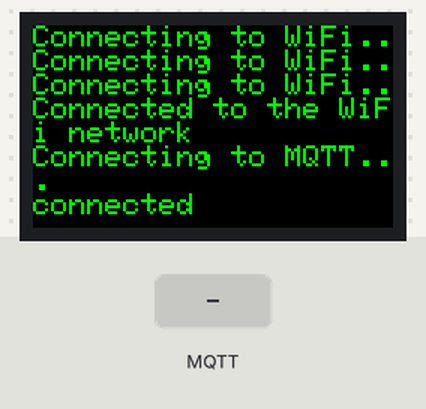
Bench run of a sketch on a simulated ESP32. On the bench: 240×135 colour display. The test bench sets the inputs (shaded band). WiFi joins after 1.5 s; servers stay silent unless stated; no MQTT or app messages arrive unless stated; what the sketch prints to the serial monitor is not drawn.

Above: at 2.9 s.
3.0 s: MQTT message "6500" arrives on the first subscribed topic
At 4.2 s:
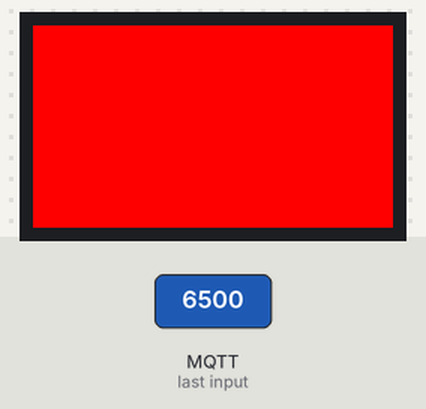
4.5 s: MQTT message "3500" arrives on the first subscribed topic
At 5.3 s:
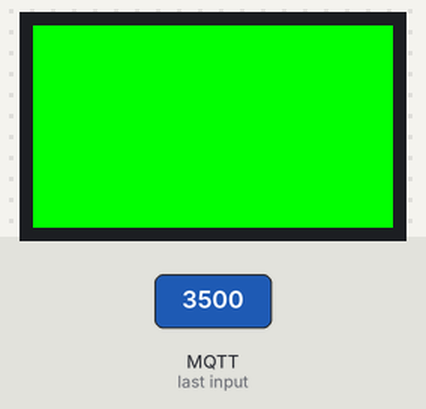
6.0 s: MQTT message "5" arrives on the first subscribed topic
At 6.5 s:
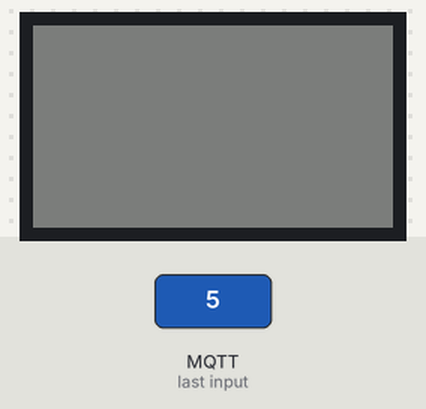
7.5 s: MQTT message "7500" arrives on the first subscribed topic
At 8.7 s:
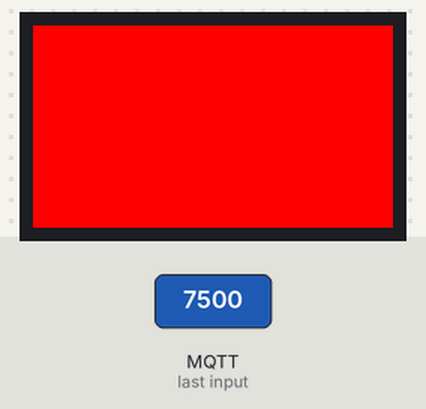
9.0 s: MQTT message "5000" arrives on the first subscribed topic
At 10.0 s:
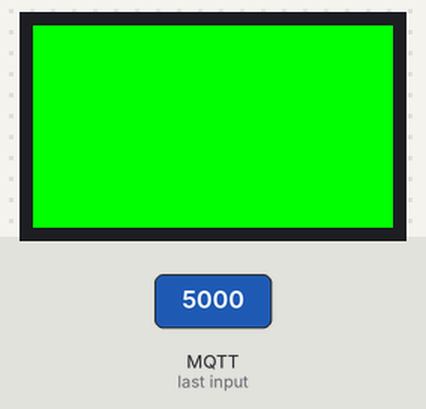
Timing chart, 0 to 11.5 s (numbered marks = the images above; inputs shaded):
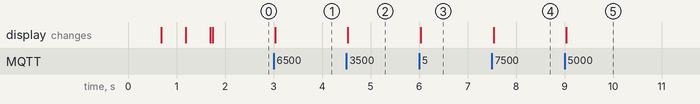

Measured:
- after the input at 3.0 s, the display: changes at once (image 1)
- after the input at 4.5 s, the display: changes at once (image 2)
- after the input at 6.0 s, the display: changes at once (image 3)
- after the input at 7.5 s, the display: changes at once (image 4)
- after the input at 9.0 s, the display: changes at once (image 5)

The sketch:

TTGoDisplayIndicator.ino
```cpp
#include <WiFi.h>
#include <PubSubClient.h>
#include <TFT_eSPI.h>
#include <SPI.h>

const char* ssid = "mySSID";
const char* password =  "myPass";
const char* mqttServer = "192.168.1.79";
const int mqttPort = 1883;
const char* mqttTopic = "domain/object/topic";

TFT_eSPI tft = TFT_eSPI(135, 240); // Invoke custom library

void println(String msg){
  Serial.println(msg);
  tft.println(msg);
}

void fillScreen(int value){
  switch (value){
    case 15500:
    case 12500:
      tft.fillScreen(TFT_YELLOW);
    break;
    case 6500:
    case 7500:
    case 9500:
      tft.fillScreen(TFT_RED);
    break;
    case 3500:
    case 5000:
      tft.fillScreen(TFT_GREEN);
    break;
    default:
      tft.fillScreen(TFT_DARKGREY);
      }
}


void callback(char* topic, byte* payload, unsigned int length) {
  Serial.print("Message arrived [");
  Serial.print(topic);
  Serial.print("] ");
  String value;
  for (int i=0;i<length;i++) {

    Serial.print((char)payload[i]);
    value += (char)payload[i];
  }
    fillScreen(value.toInt());
}


WiFiClient espClient;
PubSubClient client(espClient);


void setup() {
  tft.init();
  tft.setRotation(1);
  tft.fillScreen(TFT_BLACK);
  tft.setTextSize(2);
  tft.setTextColor(TFT_GREEN);
  tft.setCursor(0, 0);
  tft.setTextDatum(MC_DATUM);
  Serial.begin(115200);
  WiFi.begin(ssid, password);

  while (WiFi.status() != WL_CONNECTED) {
    delay(500);
    println("Connecting to WiFi..");
  }

  println("Connected to the WiFi network");

  client.setServer(mqttServer, mqttPort);
  client.setCallback(callback);

  while (!client.connected()) {
    println("Connecting to MQTT...");

    if (client.connect("ESP32Client")) {

      println("connected");

    } else {

      Serial.print("failed with state ");
      Serial.print(client.state());
      delay(2000);

    }
  }
  client.subscribe(mqttTopic);
}

void loop() {
  client.loop();
}
```
